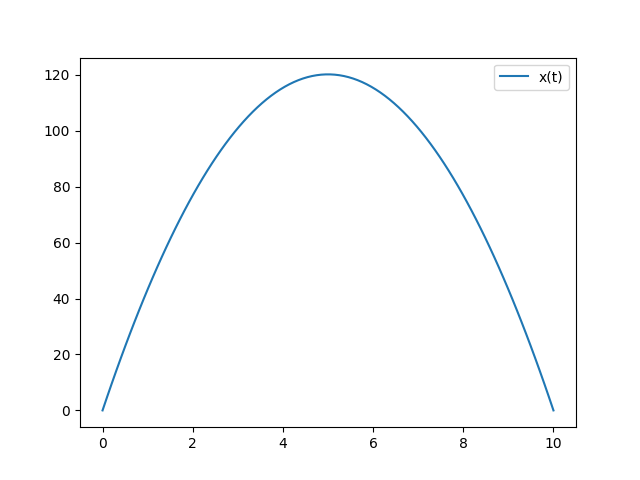

This chart was generated by the following Python code:
"""
Author: Ramsey (Rayla) Phuc
"""
import matplotlib.pyplot as plt
import numpy as np


def pb01():
    """
    Part a: Replacing the second derivative in this equation with its finite-difference
    approximation (as given below), derive a relaxation-method equation for solving
    this problem on a time-like “grid” of points with separation h.
    """

    """
    x(t) = (1/2) * [x(t + h) + x(t - h) + g*h^2]
    """

    """
    Part b: Taking the boundary conditions to be that x = 0 at t = 0 and t = 10, 
    write a program to solve for the height of the ball as a function of time using 
    the relaxation method with 100 points and make a plot of the result from t = 0 to 
    t = 10. Run the relaxation method until the answers change by 10−6 or less at every 
    point on each step.
    """

    # Constants and Parameters
    g = 9.81

    # Initialize 2 arrays with size n
    n = 100
    x1, x2 = np.zeros(n, dtype=float), np.zeros(n, dtype=float)

    # Initializing the arrays
    x1[0] = x1[n - 1] = 0
    x1[1:n - 1] = 1
    x2[0] = x2[n - 1] = 0

    # Time interval
    t1, t2 = 0, 10
    ts = np.linspace(t1, t2, n)

    # Step size
    h = (t2 - t1) / n

    # Accuracy
    target = 10e-7

    while max(abs(x1 - x2)) > target:
        # Compute new position values
        for i in range(1, n - 1):
            x2[i] = (1 / 2) * (x1[i + 1] + x1[i - 1] + g * h ** 2)
        # Swap arrays
        x1, x2 = x2, x1
    plt.plot(ts, x1, label="x(t)")
    plt.legend()
    plt.savefig("hw07b.png")
    plt.show()
    return


def extraCredit():
    """

    """
    return


if __name__ == '__main__':
    pb01()
    pass
